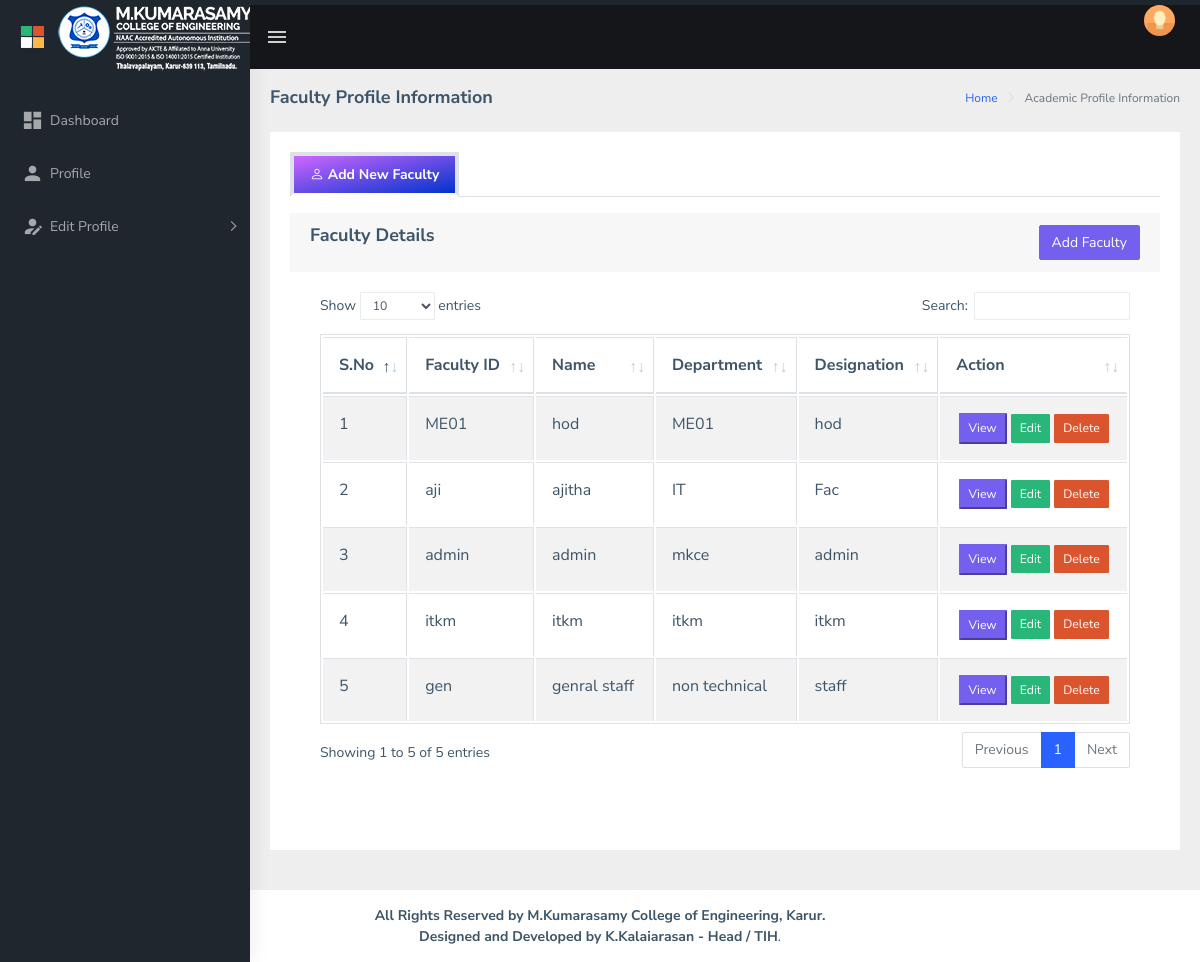
Screenshot of /ptest.php (signed in) with the database file from the repository.
### tables this page shows
CREATE TABLE `faculty` (
  `uid` int(100) NOT NULL,
  `id` varchar(100) NOT NULL,
  `name` varchar(100) NOT NULL,
  `dept` varchar(50) NOT NULL,
  `design` varchar(50) NOT NULL,
  `role` varchar(50) NOT NULL,
  `doj` date NOT NULL,
  `pass` varchar(50) NOT NULL,
  `cert` varchar(100) NOT NULL,
  `bc` int(200) NOT NULL,
  `ac` int(200) NOT NULL
);

### ptest.php (the view, shortened to what this page needs)
<?php
require 'config.php';
?>
<html dir="ltr" lang="en">
<head>
    <link href="assets/libs/jquery-steps/jquery.steps.css" rel="stylesheet">
    <link href="assets/libs/jquery-steps/steps.css" rel="stylesheet">
	<link rel="stylesheet" type="text/css" href="assets/libs/bootstrap-datepicker/dist/css/bootstrap-datepicker.min.css">
    <link href="dist/css/style.min.css" rel="stylesheet">
	<link href="assets/libs/datatables.net-bs4/css/dataTables.bootstrap4.css" rel="stylesheet">
	<link href="https://cdn.jsdelivr.net/npm/bootstrap-icons@1.5.0/font/bootstrap-icons.css" rel="stylesheet">
	<link rel="stylesheet" href="https://cdnjs.cloudflare.com/ajax/libs/font-awesome/6.4.0/css/fontawesome.min.css" />
    <link rel="stylesheet" href="//cdn.jsdelivr.net/npm/alertifyjs@1.13.1/build/css/alertify.min.css"/>
</head>
<body>
    <div id="main-wrapper">
        <header class="topbar" data-navbarbg="skin5">
            <nav class="navbar top-navbar navbar-expand-md navbar-dark">
                <div class="navbar-header" data-logobg="skin5">
                    <a class="navbar-brand" href="index.html">
                        <b class="logo-icon p-l-10">
                            <img src="assets/images/logo-icon.png" alt="homepage" class="light-logo" />
                        </b>
                        <span class="logo-text">
                             <img src="assets/images/srms.png" alt="homepage" class="light-logo" />
                        </span>
                    </a>
                </div>
                <div class="navbar-collapse collapse" id="navbarSupportedContent" data-navbarbg="skin5">
                    <ul class="navbar-nav float-left mr-auto">
                        <li class="nav-item d-none d-md-block"><a class="nav-link sidebartoggler waves-effect waves-light" href="javascript:void(0)" data-sidebartype="mini-sidebar"><i class="mdi mdi-menu font-24"></i></a></li>
                    </ul>
                    <ul class="navbar-nav float-right">
                        <li class="nav-item dropdown">
                            <a class="nav-link dropdown-toggle text-muted waves-effect waves-dark pro-pic" href="" data-toggle="dropdown" aria-haspopup="true" aria-expanded="false"><img src="assets/images/users/1.jpg" alt="user" class="rounded-circle" width="31"></a>
                        </li>
                    </ul>
                </div>
            </nav>
        </header>
         <aside class="left-sidebar" data-sidebarbg="skin5">
            <div class="scroll-sidebar">
                <nav class="sidebar-nav">
                    <ul id="sidebarnav" class="p-t-30">
                        <li class="sidebar-item"> <a class="sidebar-link waves-effect waves-dark sidebar-link" href="main.php" aria-expanded="false"><i class="mdi mdi-view-dashboard"></i><span class="hide-menu">Dashboard</span></a></li>
                        <li class="sidebar-item"> <a class="sidebar-link waves-effect waves-dark sidebar-link" href="profile.php" aria-expanded="false"><i class="mdi mdi-account"></i><span class="hide-menu">Profile</span></a></li>
                        <li class="sidebar-item"> <a class="sidebar-link has-arrow waves-effect waves-dark" href="javascript:void(0)" aria-expanded="false"><i class="mdi mdi-account-edit"></i><span class="hide-menu">Edit Profile</span></a>
                        </li>
                    </ul>
                </nav>
            </div>
        </aside>
        <div class="page-wrapper">
            <div class="page-breadcrumb">
                <div class="row">
                    <div class="col-12 d-flex no-block align-items-center">
                        <h4 class="page-title">Faculty Profile Information</h4>
                        <div class="ml-auto text-right">
                            <nav aria-label="breadcrumb">
                                <ol class="breadcrumb">
                                    <li class="breadcrumb-item"><a href="#">Home</a></li>
                                    <li class="breadcrumb-item active" aria-current="page">Academic Profile Information</li>
                                </ol>
                            </nav>
                        </div>
                    </div>
                </div>
            </div>
            <div class="container-fluid">
                <div class="card">
                    <div class="card-body wizard-content">
						<div class="card">
                            <ul class="nav nav-tabs mb-3" role="tablist">
                                <li class="nav-item"> <a class="nav-link active" data-toggle="tab" href="#home" role="tab"><span class="hidden-sm-up"></span> <span class="hidden-xs-down"><i class="bi-person"></i><b> Add New Faculty</b></span></a> </li>
                            </ul>
	<div class="tab-content tabcontent-border">
      <div class="tab-pane active" id="home" role="tabpanel">
    <div class="row">
        <div class="col-md-12">
            <div class="card">
                <div class="card-header">
                    <h4>Faculty Details
                        <button type="button" style="float: right;" class="btn btn-primary" data-bs-toggle="modal" data-bs-target="#studentAddModal">
                            Add Faculty
                        </button>
                    </h4>
                </div>
                <div class="card-body">
 <div class="table-responsive">
                    <table id="myTable2" class="table table-bordered table-striped">
										<thead>
                                            <tr>
                                                <th><b>S.No</b></th>
												<th><b>Faculty ID</b></th>
												<th><b>Name</b></th>
												<th><b>Department</b></th>
												<th><b>Designation</b></th>
												<th><b>Action</b></th>
                                            </tr>
                                        </thead>
								<tbody>
                            <?php
										$query = "SELECT * FROM faculty";
										$query_run = mysqli_query($db, $query);
										if(mysqli_num_rows($query_run) > 0)
										{
											$sn=1;
											foreach($query_run as $student)
											{
                                    ?>
                                            <tr>
                                                <td><?php echo $sn;?></td>
												<td><?= $student['id']?> </td>
                                                <td><span><?= $student['name']?></span></td>
												<td><span><?= $student['dept']?></span></td>
												<td><span><?= $student['design']?></span></td>
												<td align="center">
												<button type="button" id="ledonof" value="<?=$student['uid'];?>" class="btnimg5 btn-primary btn-sm" data-bs-toggle="modal" data-bs-target="#studentViewModal3">View</button>
												<button type="button" value="<?=$student['uid'];?>" class="editfamilyBtn btn btn-success btn-sm">Edit</button>
												<button type="button" value="<?=$student['uid'];?>" class="deletepcBtn btn btn-danger btn-sm">Delete</button>
												</td>
                                            </tr>
                                     <?php
									 $sn=$sn+1;
											}
                            }
                            ?>
                                        </tbody>
                    </table>
                </div>
				</div>
            </div>
        </div>
    </div>
</div>
                            </div>
							</div>
                    </div>
                </div>
            </div>
			</div>
			</div>
</body>
</html>

### ptest.php (style rules this page uses)
.d-none { display:none; }

### rows the page displays
faculty: id "ME01", name "hod", dept "ME01", design "hod"
faculty: id "aji", name "ajitha", dept "IT", design "Fac", $student['uid'] 12346 (drawn)
faculty: id "admin", name "admin", dept "mkce", design "admin", $student['uid'] 12347 (drawn)
faculty: id "itkm", name "itkm", dept "itkm", design "itkm", $student['uid'] 12348 (drawn)
faculty: id "gen", name "genral staff", dept "non technical", design "staff", $student['uid'] 12349 (drawn)
